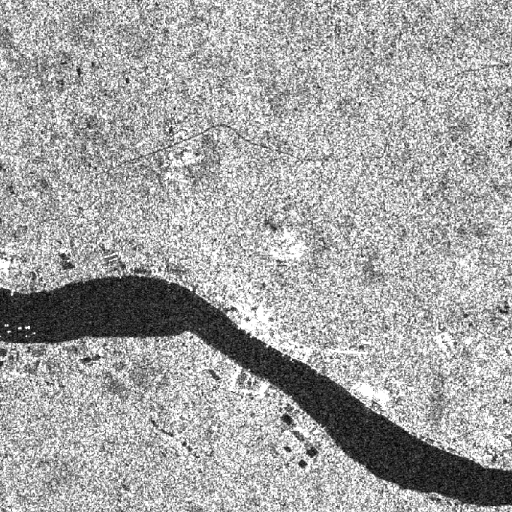
#> input picture src/pipeline/test_images/100.png, 512 x 512 px; its folder holds only this picture in this run
$ python rotate.py test_images/100.png 5
#> lines starting #> are read from the running program, lines starting #| are printed output that depends on the picture
import cv2
import os
import sys

#TODO: Increase size of image for non square images
#TODO: Testing - negative values, value > 360? decimal and invalid strings


"""
How to execute pipeline:
python rotate.py <file name or directory name> <Angle or rotation>

"""

pipeline = sys.argv[0]
string = sys.argv[1]   #String to determine file or directory handling
angle = int(sys.argv[2])    # Parameter #1: Angle or rotation
print(string)


if os.path.isfile(string):
    image = cv2.imread(string)
#> image is the input picture: shape (512, 512, 3); min 0, max 255, mean 165.4
    rows,cols = image.shape[0:-1]
#> rows = 512; cols = 512
    matrix = cv2.getRotationMatrix2D((cols/2,rows/2),angle,1)
    dst = cv2.warpAffine(image,matrix,(cols,rows))
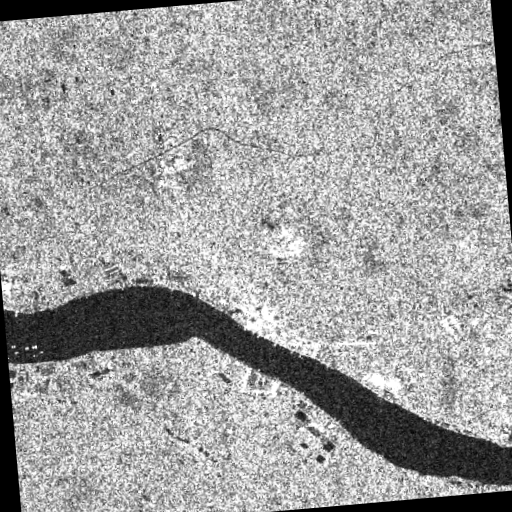
#> dst: shape (512, 512, 3); min 0, max 255, mean 158.7
    cv2.imwrite("{}-{}.png".format(string.split('.')[0],angle),dst)
    with open("logging.txt","a+") as logging_file:
        #logging_file.write("Old File:{} , New File:{}, Transformation:{} Parameters:{} \n".format(string,(string.split('.')[0]+"-"+str(angle)+".png"),pipeline,angle))
        logging_file.write("{} ,{} ,{} ,{} \n".format(string,(string.split('.')[0]+"-"+str(angle)+".png"),pipeline,angle))
    print("Done File!")

if os.path.isdir(string):
    for file in os.listdir(string):
        image = cv2.imread(string+file)
        rows,cols = image.shape[0:-1]
        matrix = cv2.getRotationMatrix2D((cols/2,rows/2),angle,1)
        dst = cv2.warpAffine(image,matrix,(cols,rows))
        cv2.imwrite("{}/{}-{}.png".format(string,file.split('.')[0],angle),dst)
        with open("logging.txt","a+") as logging_file:
            #logging_file.write("Old File:{} , New File:{}, Transformation:{} Parameters:{} \n".format(string+file,(string+file.split('.')[0]+"-"+str(angle)+".png"),pipeline,angle))
            logging_file.write("{} ,{} ,{} ,{} \n".format(string+file,(string+file.split('.')[0]+"-"+str(angle)+".png"),pipeline,angle))
    print("Done Directory!")

$ run again, on src/pipeline/test_images/101.png
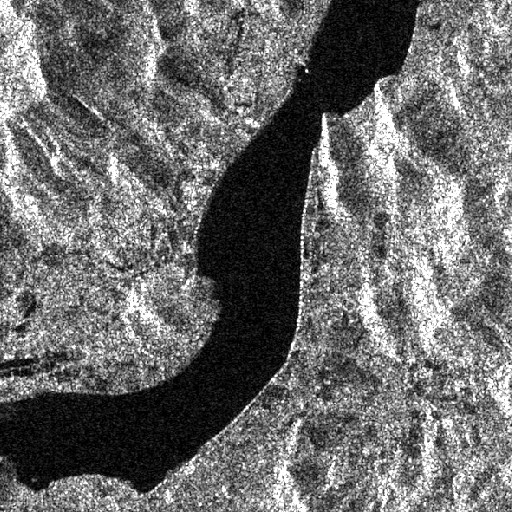
#> input picture src/pipeline/test_images/101.png, 512 x 512 px
#> image is the input picture: shape (512, 512, 3); min 0, max 255, mean 106.3
#> `dst = cv2.warpAffine(image,matrix,(cols,rows))`:
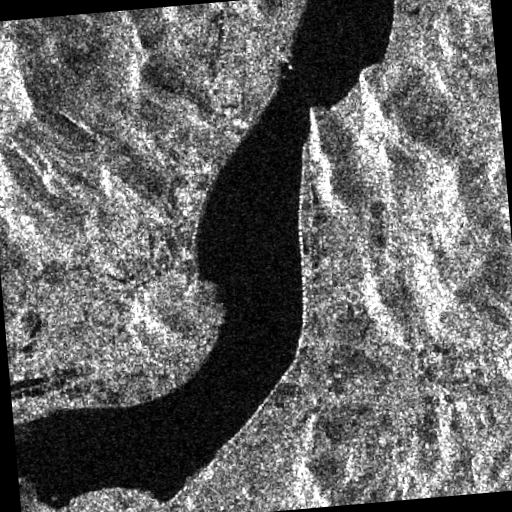
#> dst: shape (512, 512, 3); min 0, max 255, mean 100.8

$ run again, on src/pipeline/test_images/103.png
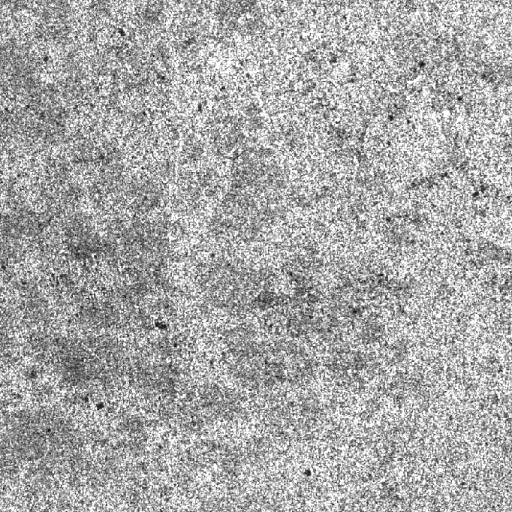
#> input picture src/pipeline/test_images/103.png, 512 x 512 px
#> image is the input picture: shape (512, 512, 3); min 0, max 255, mean 168.3
#> `dst = cv2.warpAffine(image,matrix,(cols,rows))`:
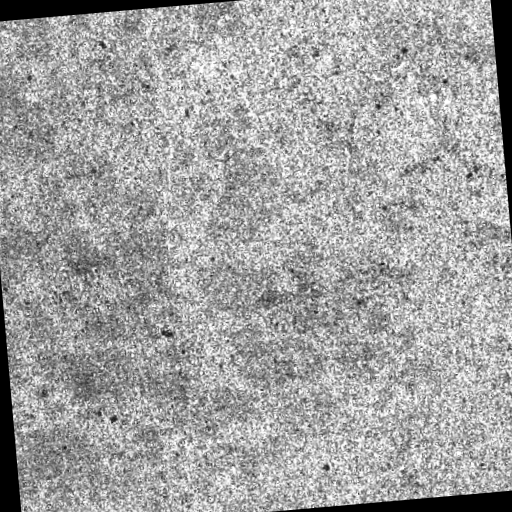
#> dst: shape (512, 512, 3); min 0, max 255, mean 161.4
